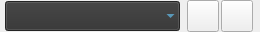
        <widget class="QFrame" name="SLiBTypeComboBox_frame">
         <property name="minimumSize">
          <size>
           <width>260</width>
           <height>32</height>
          </size>
         </property>
         <property name="maximumSize">
          <size>
           <width>260</width>
           <height>32</height>
          </size>
         </property>
         <property name="baseSize">
          <size>
           <width>260</width>
           <height>32</height>
          </size>
         </property>
         <property name="styleSheet">
          <string notr="true"/>
         </property>
         <property name="frameShape">
          <enum>QFrame::NoFrame</enum>
         </property>
         <property name="frameShadow">
          <enum>QFrame::Plain</enum>
         </property>
         <property name="lineWidth">
          <number>0</number>
         </property>
         <layout class="QHBoxLayout" name="horizontalLayout_3">
          <property name="spacing">
           <number>0</number>
          </property>
          <property name="margin">
           <number>0</number>
          </property>
          <item>
           <widget class="QComboBox" name="SLiBTypeComboBox">
            <property name="enabled">
             <bool>true</bool>
            </property>
            <property name="sizePolicy">
             <sizepolicy hsizetype="Fixed" vsizetype="Fixed">
              <horstretch>0</horstretch>
              <verstretch>0</verstretch>
             </sizepolicy>
            </property>
            <property name="minimumSize">
             <size>
              <width>175</width>
              <height>30</height>
             </size>
            </property>
            <property name="maximumSize">
             <size>
              <width>175</width>
              <height>30</height>
             </size>
            </property>
            <property name="baseSize">
             <size>
              <width>175</width>
              <height>30</height>
             </size>
            </property>
            <property name="font">
             <font>
              <family>Lucida Grande</family>
              <pointsize>-1</pointsize>
              <weight>50</weight>
              <italic>false</italic>
              <bold>false</bold>
             </font>
            </property>
            <property name="focusPolicy">
             <enum>Qt::ClickFocus</enum>
            </property>
            <property name="styleSheet">
             <string notr="true">background-color: rgb(50, 50, 50);color: rgb(104,204, 255);</string>
            </property>
            <property name="editable">
             <bool>false</bool>
            </property>
            <property name="frame">
             <bool>false</bool>
            </property>
           </widget>
          </item>
          <item>
           <widget class="QWidget" name="SLiBType_button_Layout" native="true">
            <property name="minimumSize">
             <size>
              <width>70</width>
              <height>32</height>
             </size>
            </property>
            <property name="maximumSize">
             <size>
              <width>70</width>
              <height>32</height>
             </size>
            </property>
            <property name="baseSize">
             <size>
              <width>70</width>
              <height>32</height>
             </size>
            </property>
            <property name="styleSheet">
             <string notr="true">color: rgb(255, 255, 255);</string>
            </property>
            <layout class="QHBoxLayout" name="export_3">
             <property name="spacing">
              <number>0</number>
             </property>
             <property name="margin">
              <number>0</number>
             </property>
             <item>
              <widget class="QWidget" name="widget_12" native="true">
               <property name="minimumSize">
                <size>
                 <width>32</width>
                 <height>32</height>
                </size>
               </property>
               <property name="maximumSize">
                <size>
                 <width>32</width>
                 <height>32</height>
                </size>
               </property>
               <property name="baseSize">
                <size>
                 <width>32</width>
                 <height>32</height>
                </size>
               </property>
               <layout class="QHBoxLayout" name="exportAsset_2">
                <property name="spacing">
                 <number>0</number>
                </property>
                <property name="margin">
                 <number>0</number>
                </property>
                <item>
                 <widget class="QPushButton" name="SLiB_BUTTON_Plus">
                  <property name="enabled">
                   <bool>true</bool>
                  </property>
                  <property name="sizePolicy">
                   <sizepolicy hsizetype="Fixed" vsizetype="Fixed">
                    <horstretch>0</horstretch>
                    <verstretch>0</verstretch>
                   </sizepolicy>
                  </property>
                  <property name="minimumSize">
                   <size>
                    <width>32</width>
                    <height>32</height>
                   </size>
                  </property>
                  <property name="maximumSize">
                   <size>
                    <width>32</width>
                    <height>32</height>
                   </size>
                  </property>
                  <property name="baseSize">
                   <size>
                    <width>32</width>
                    <height>32</height>
                   </size>
                  </property>
                  <property name="toolTip">
                   <string> Add new Category </string>
                  </property>
                  <property name="statusTip">
                   <string/>
                  </property>
                  <property name="whatsThis">
                   <string/>
                  </property>
                  <property name="text">
                   <string notr="true"/>
                  </property>
                  <property name="icon">
                   <iconset>
                    <normaloff>../img/slib_plus_square.png</normaloff>../img/slib_plus_square.png</iconset>
                  </property>
                  <property name="iconSize">
                   <size>
                    <width>32</width>
                    <height>32</height>
                   </size>
                  </property>
                  <property name="+command" stdset="0">
                   <string notr="true">&quot;SLiBBrowserPy.SLiBBrowserCreateDir()&quot;</string>
                  </property>
                 </widget>
                </item>
               </layout>
              </widget>
             </item>
             <item>
              <widget class="QWidget" name="widget_13" native="true">
               <property name="minimumSize">
                <size>
                 <width>32</width>
                 <height>32</height>
                </size>
               </property>
               <property name="maximumSize">
                <size>
                 <width>32</width>
                 <height>32</height>
                </size>
               </property>
               <property name="baseSize">
                <size>
                 <width>32</width>
                 <height>32</height>
                </size>
               </property>
               <layout class="QHBoxLayout" name="exportTex_2">
                <property name="spacing">
                 <number>0</number>
                </property>
                <property name="margin">
                 <number>0</number>
                </property>
                <item>
                 <widget class="QPushButton" name="SLiB_BUTTON_Minus">
                  <property name="enabled">
                   <bool>true</bool>
                  </property>
                  <property name="sizePolicy">
                   <sizepolicy hsizetype="Fixed" vsizetype="Fixed">
                    <horstretch>0</horstretch>
                    <verstretch>0</verstretch>
                   </sizepolicy>
                  </property>
                  <property name="minimumSize">
                   <size>
                    <width>32</width>
                    <height>32</height>
                   </size>
                  </property>
                  <property name="maximumSize">
                   <size>
                    <width>32</width>
                    <height>32</height>
                   </size>
                  </property>
                  <property name="baseSize">
                   <size>
                    <width>32</width>
                    <height>32</height>
                   </size>
                  </property>
                  <property name="toolTip">
                   <string> Remove Category </string>
                  </property>
                  <property name="statusTip">
                   <string/>
                  </property>
                  <property name="whatsThis">
                   <string/>
                  </property>
                  <property name="text">
                   <string notr="true"/>
                  </property>
                  <property name="icon">
                   <iconset>
                    <normaloff>../img/slib_minus_square.png</normaloff>../img/slib_minus_square.png</iconset>
                  </property>
                  <property name="iconSize">
                   <size>
                    <width>32</width>
                    <height>32</height>
                   </size>
                  </property>
                  <property name="+command" stdset="0">
                   <string notr="true">&quot;SLiBBrowserPy.SLiBBrowserRemoveDir()&quot;</string>
                  </property>
                 </widget>
                </item>
               </layout>
              </widget>
             </item>
            </layout>
           </widget>
          </item>
         </layout>
        </widget>
